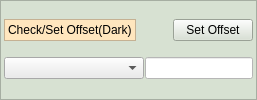
           <widget class="QFrame" name="frame_16">
            <property name="sizePolicy">
             <sizepolicy hsizetype="Expanding" vsizetype="Preferred">
              <horstretch>0</horstretch>
              <verstretch>0</verstretch>
             </sizepolicy>
            </property>
            <property name="styleSheet">
             <string notr="true">background-color: rgb(215, 225, 210);</string>
            </property>
            <property name="frameShape">
             <enum>QFrame::StyledPanel</enum>
            </property>
            <property name="frameShadow">
             <enum>QFrame::Raised</enum>
            </property>
            <layout class="QGridLayout" name="gridLayout_6">
             <property name="leftMargin">
              <number>3</number>
             </property>
             <property name="topMargin">
              <number>3</number>
             </property>
             <property name="rightMargin">
              <number>3</number>
             </property>
             <property name="bottomMargin">
              <number>3</number>
             </property>
             <property name="spacing">
              <number>1</number>
             </property>
             <item row="0" column="3">
              <widget class="QPushButton" name="SetDark">
               <property name="sizePolicy">
                <sizepolicy hsizetype="Preferred" vsizetype="Fixed">
                 <horstretch>0</horstretch>
                 <verstretch>0</verstretch>
                </sizepolicy>
               </property>
               <property name="maximumSize">
                <size>
                 <width>100000</width>
                 <height>16777215</height>
                </size>
               </property>
               <property name="toolTip">
                <string>&lt;html&gt;&lt;head/&gt;&lt;body&gt;&lt;p&gt;Get the selected range of the selected sensor.&lt;/p&gt;&lt;/body&gt;&lt;/html&gt;</string>
               </property>
               <property name="styleSheet">
                <string notr="true"/>
               </property>
               <property name="text">
                <string>Set Offset</string>
               </property>
              </widget>
             </item>
             <item row="0" column="0">
              <widget class="QLabel" name="label_77">
               <property name="maximumSize">
                <size>
                 <width>300</width>
                 <height>16777215</height>
                </size>
               </property>
               <property name="styleSheet">
                <string notr="true">background-color: rgb(255, 230,190);</string>
               </property>
               <property name="frameShape">
                <enum>QFrame::StyledPanel</enum>
               </property>
               <property name="frameShadow">
                <enum>QFrame::Raised</enum>
               </property>
               <property name="text">
                <string>Check/Set Offset(Dark)</string>
               </property>
              </widget>
             </item>
             <item row="2" column="0" colspan="2">
              <widget class="QComboBox" name="SelectD3">
               <property name="sizePolicy">
                <sizepolicy hsizetype="Expanding" vsizetype="Fixed">
                 <horstretch>0</horstretch>
                 <verstretch>0</verstretch>
                </sizepolicy>
               </property>
               <property name="maximumSize">
                <size>
                 <width>16777215</width>
                 <height>10000</height>
                </size>
               </property>
               <property name="styleSheet">
                <string notr="true">background-color: rgb(235, 235, 235);</string>
               </property>
              </widget>
             </item>
             <item row="0" column="1">
              <widget class="QLabel" name="label_52">
               <property name="text">
                <string/>
               </property>
              </widget>
             </item>
             <item row="0" column="2">
              <widget class="QLabel" name="label_17">
               <property name="text">
                <string/>
               </property>
              </widget>
             </item>
             <item row="2" column="2" colspan="2">
              <widget class="QLineEdit" name="InputDark">
               <property name="sizePolicy">
                <sizepolicy hsizetype="Preferred" vsizetype="Fixed">
                 <horstretch>0</horstretch>
                 <verstretch>0</verstretch>
                </sizepolicy>
               </property>
               <property name="maximumSize">
                <size>
                 <width>100000</width>
                 <height>16777215</height>
                </size>
               </property>
               <property name="styleSheet">
                <string notr="true">background-color: rgb(255, 255, 255);</string>
               </property>
               <property name="alignment">
                <set>Qt::AlignRight|Qt::AlignTrailing|Qt::AlignVCenter</set>
               </property>
              </widget>
             </item>
            </layout>
           </widget>
